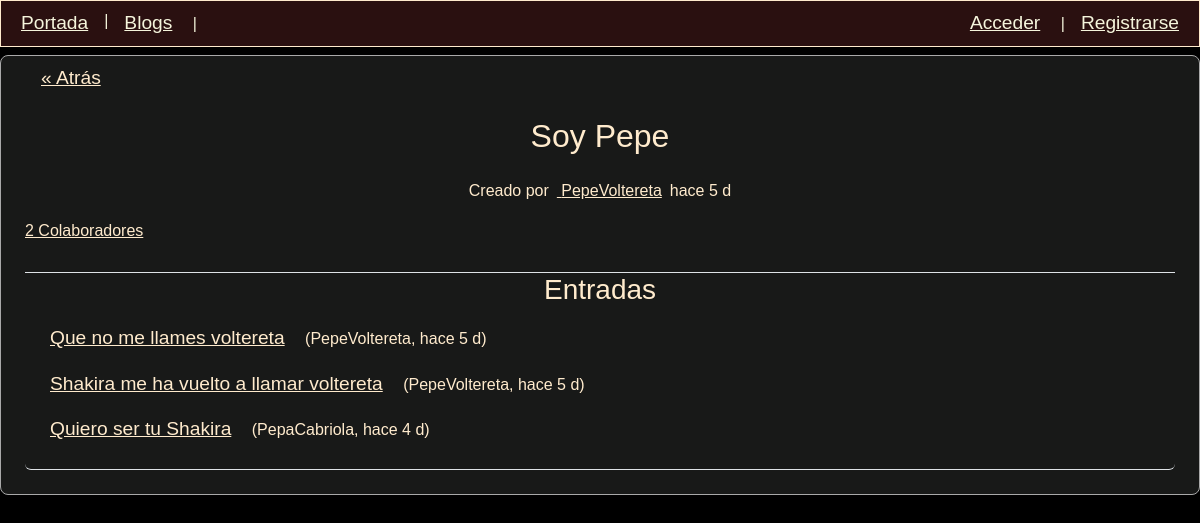
Screenshot of /blogs/1/ with the database file from the repository.
### blog/models.py (models this page shows, shortened)
class Blog(models.Model):
    text = models.CharField(max_length=140)
    about = models.CharField(max_length = 200, blank=True,)
    date_added = models.DateTimeField(auto_now_add=True)
    author = models.ForeignKey(User, on_delete=models.CASCADE)

class Entry(models.Model):
    class Meta():
        verbose_name_plural = 'Entries'
    blog = models.ForeignKey(Blog, on_delete=models.CASCADE)
    title = models.CharField(max_length=50, default= 'Nueva entrada')
    text = models.TextField()
    date_added = models.DateTimeField(auto_now_add=True)
    author = models.ForeignKey(User, on_delete=(models.CASCADE), related_name="collab_entries")
    banner = models.ImageField(upload_to= 'banners', blank=True, null=True)

### accounts/models.py (models this page shows)
class NewUser(AbstractBaseUser, PermissionsMixin):
    email = models.EmailField(_("email address"), unique=True)
    user_name = models.CharField(max_length= 20, unique=True)
    first_name = models.CharField(max_length= 100, blank = True)
    last_name = models.CharField(max_length= 140, blank= True)
    start_date = models.DateTimeField(default=timezone.now)
    about = models.TextField(_("about"), max_length=500, blank=True)
    is_staff = models.BooleanField(default=False)
    is_active = models.BooleanField(default=True)
    objects = CustomAccountManager()
    USERNAME_FIELD = 'email'
    REQUIRED_FIELDS = ['user_name']
    def __str__(self):
        return self.user_name

### blog/views.py (the view)
# urls.py: path('blogs/<int:blog_id>/', views.entries_list, name='entries_list'),
def entries_list(request,blog_id):
    blog = Blog.objects.get(id=blog_id)
    entries = blog.entry_set.order_by('date_added')
    blog_collabs = blog.collaborators.collab_list.all()
    collabs_len = len(blog_collabs)
    collabs_word = "Colaboradores" if collabs_len != 1 else "Colaborador"
    collabs_phrase = f'{collabs_len} {collabs_word}'
    context = {'blog': blog,
               'entries': entries,
               "blog_collabs": blog_collabs,
               'collabs_phrase': collabs_phrase,}
    return render(request, 'blog/entries_list.html', context)

### blog/templatetags/timeago.py (called while the page is built, shortened)
@register.filter
def custom_time_since(since_date):
    if not since_date:
        return ""
    difference = now() - since_date
    seconds = int(difference.total_seconds())
    minutes = seconds // 60
    hours = minutes // 60
    days = hours // 24
    weeks = days // 7
    months = days // 30
    years = days // 365
    if seconds < 60:
        return f"hace menos de un minuto"
    if minutes < 60:
        return f'hace {minutes} min'
    if hours < 24:
        return f'hace {hours} h'
    if days < 7:
        return f'hace {days} d'

### notifications/context_processors.py (called while the page is built, shortened)
def unread_notifications_counter(request):
    return {}

### blog/templates/blog/entries_list.html (shortened to what this page needs)
{% extends "blog/layout.html" %}
{% load django_bootstrap5 %}
{% load timeago %}
{% block content%}
    <div class="blackboard">
        <div class="friends-row">
            <div>
                <p class="me-auto p-2 blog-options">
                    <a href="{% url 'blog:blogs_list' %}">&laquo; Atrás </a>
                </p>
            </div>
        </div>
    <div class="border-bottom pb-3">
        <div class="centered">
            <h2>  {{ blog.text }} </h2>
            <p class="message-link">
                Creado por<a href="{% url 'accounts:user_profile' blog.author.id %}">
                    {{ blog.author }}</a>{{ blog.date_added | custom_time_since}}</p>
        </div>
        <div class="friends-button" id="accordionFlush">
            <div class="accordion-item no-bg">
                <h2 class="accordion-header no-bg" id="flush-headingOne">
                    <button class="accordion-button collapsed no-bg" type="button"
                    data-bs-toggle="collapse" data-bs-target="#flush-collapseOne"
                    aria-expanded="false" aria-controls="flush-collapseOne">
                        <p>{{collabs_phrase}}</p>
                    </button>
                </h2>
            </div>
        </div>
    </div>
    <h3 class="centered">Entradas</h3>
    <ul class="list-group pb-3 mb-4 border-bottom">
        {% for entry in entries %}
            <li class="list-group-item">
              <a href="{% url 'blog:entry' blog.id entry.id %}">{{entry.title}}</a>
              <span>({{entry.author}}, {{entry.date_added | custom_time_since}})</span>
            </li>
        {% endfor %}
    </ul>
</div>
{%endblock content%}

### blog/static/css/style.css (style rules this page uses)
body { background-color: black; color: blanchedalmond; }
nav button, span { margin-right: 0.5rem; margin-left: 0.5rem }
a { color: blanchedalmond; display: inline; font-size: 1.2rem; margin-right: 0.5rem; margin-left: 0.5rem }
.blackboard { display: flex; flex-direction: column; background-color: rgba(246, 250, 244, 0.097) ; font-family:'Arial', 'Comic Sans', 'Chalkboard SE'; border: solid 0.1rem darkgray; border-radius: 0.5rem; max-height: fit-content; margin-top: 0.5rem; padding: 0 1.5rem; }
.blackboard .list-group-item { background-color: transparent !important; color: blanchedalmond; border-color: transparent }
.blackboard .centered { display: flex; flex-direction: column; align-items: center; }
.message-link { font-size: 1rem; align-items: center; display: inline; }
.message-link a { font-size: 1rem; }
.blog-options { display: flex; flex-direction: row; justify-content: space-between; font-size: small; }
.blog-options a { font-size: 1rem; }
.friends-row { display: flex; flex-direction: row; justify-content: space-between; }
.friends-row a { font-size: 1.2rem; }
.accordion-header, .accordion-item, .accordion-button, .accordion-button:not(.collapsed) { background-color: transparent; border: none; box-shadow: none !important; width: auto !important; display: inline-flex !important; color: blanchedalmond }
.accordion-button p { margin-right: 1rem; text-decoration: underline; }
.accordion-button { height: auto; }

### rows the page displays
Blog: text "Soy Pepe", author "PepeVoltereta", date_added|custom_time_since "hace 5 d"
Entry: title "Que no me llames voltereta", author "PepeVoltereta", date_added|custom_time_since "hace 5 d"
Entry: title "Shakira me ha vuelto a llamar voltereta", author "PepeVoltereta", date_added|custom_time_since "hace 5 d"
Entry: title "Quiero ser tu Shakira", author "PepaCabriola", date_added|custom_time_since "hace 4 d"

### other values shown
{{ collabs_phrase }} "2 Colaboradores"
